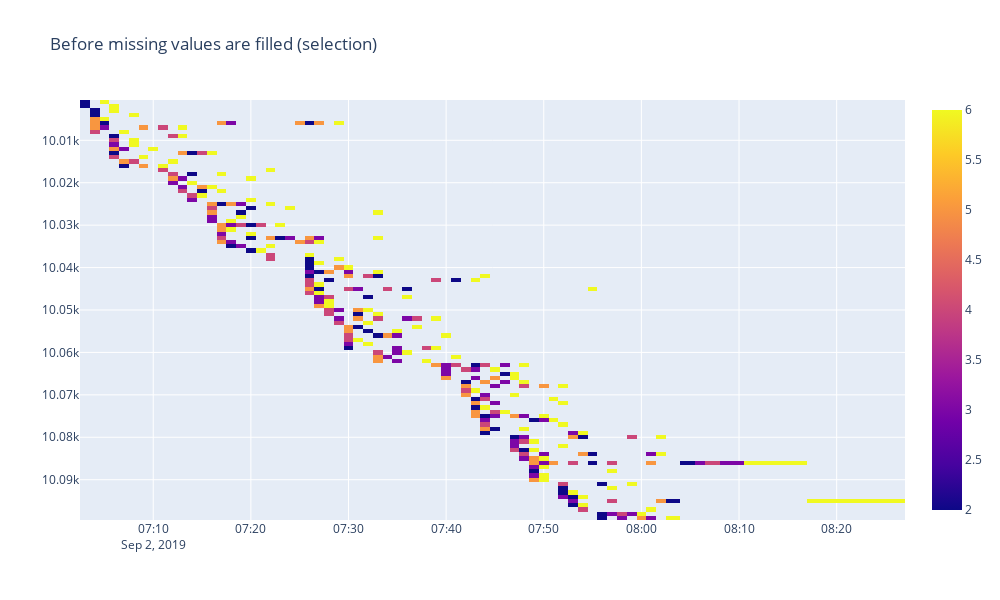

The cell this chart's notebook holds for it:
### Code cell
# Plot the data before missing values have been imputed
fig = go.Figure(
    go.Heatmap(
        y=df_plot_before["customer_no"],
        x=df_plot_before["timestamp"],
        z=df_plot_before["z"],
    )
)

fig.update_layout(
    title="Before missing values are filled (selection)",
    height=600,
    width=1000,
    yaxis_autorange="reversed",
)

fig.show()

### Figure 1 — Plotly figure (JSON) as saved in the notebook; plotly's stock layout.template omitted (floating-point values rounded to 4 significant figures; data arrays with more than 128 entries replaced by an {"elided": "..."} marker saying what was removed)
{"data": [{"type": "heatmap", "x": {"elided": "331 str values"}, "y": {"elided": "331 int values"}, "z": {"elided": "331 int values"}}], "layout": {"height": 600, "title": {"text": "Before missing values are filled (selection)"}, "width": 1000, "yaxis": {"autorange": "reversed"}}}
